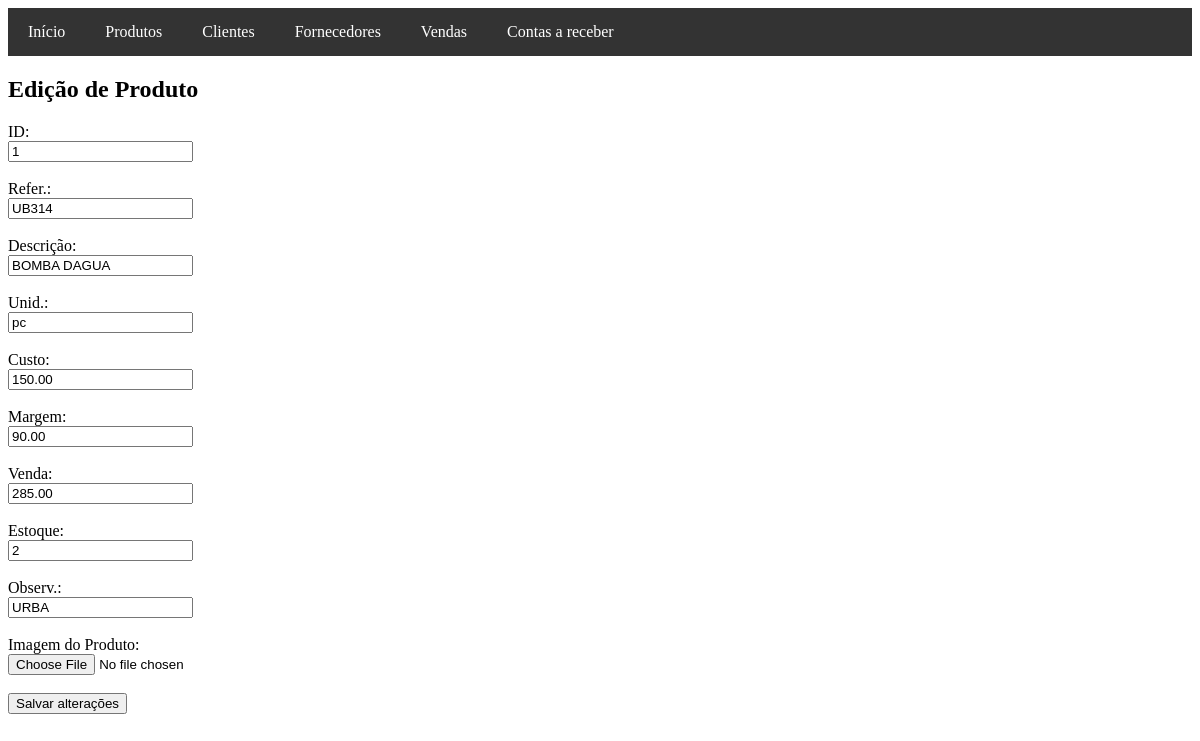
The page /produtos/editar.php?id=1 on the database its author committed.
### tables this page shows
CREATE TABLE `produtos` (
  `id` int(11) NOT NULL,
  `referencia` varchar(50) NOT NULL,
  `descricao` text DEFAULT NULL,
  `unid` varchar(10) NOT NULL,
  `custo` decimal(10,2) NOT NULL,
  `margem` decimal(5,2) NOT NULL,
  `venda` decimal(10,2) NOT NULL,
  `estoque` int(11) NOT NULL DEFAULT 0,
  `obs` varchar(255) DEFAULT NULL,
  `imagem` varchar(255) DEFAULT NULL,
  `criado_em` timestamp NOT NULL DEFAULT current_timestamp()
);

### produtos/editar.php (the view, shortened to what this page needs)
<!DOCTYPE html>
<html lang="en">
<head>
</head>
<body>
  <?php
        include_once '../includes/header.php';
        include_once '../config/conexao.php';
        $id = $_GET['id'];
        $consulta = "SELECT * FROM produtos WHERE id='$id' ";
        $sql = mysqli_query($conexao, $consulta) or die(mysqli_error($conexao));
        $row = mysqli_fetch_assoc($sql);
  ?>
<h2>Edição de Produto</h2>
<form action="salvar_alteracoes.php" method="POST" enctype="multipart/form-data">
  <label for="id">ID:</label><br>
  <input type="number" id="id" name="id" value="<?=$row['id']; ?>" readonly><br><br>
  <label for="referencia">Refer.:</label><br>
  <input type="text" id="referencia" name="referencia" value="<?=$row['referencia']?>" ><br><br>
  <label for="descricao">Descrição:</label><br>
  <input type="text" id="descricao" name="descricao"  required value="<?=$row['descricao']?>"><br><br>
  <label for="unid">Unid.:</label><br>
  <input type="text" id="unid" name="unid" required value="<?=$row['unid']?>" > <br><br>
  <label for="custo">Custo:</label><br>
  <input type="number" step="0.01" id="custo" name="custo" required value="<?=$row['custo']?>"><br><br>
  <label for="margem">Margem:</label><br>
  <input type="number" step="0.01" id="margem" name="margem" required value="<?=$row['margem']?>"><br><br>
  <label for="venda">Venda:</label><br>
  <input type="number" step="0.01" id="venda" name="venda" required value="<?=$row['venda']?>"><br><br>
  <label for="estoque">Estoque:</label><br>
  <input type="number" id="estoque" name="estoque" value="<?=$row['estoque']?>"><br><br>
  <label for="obs">Observ.:</label><br>
  <input type="text" id="obs" name="obs" value="<?=$row['obs']?>" ><br><br>
  <label for="imagem">Imagem do Produto:</label><br>
  <input type="file" id="imagem" name="imagem"><br><br>
  <input type="submit" value="Salvar alterações" name="alterar">
</form>
</body>
</html>

### rows shown on the page
produtos: id "1", referencia "UB314", descricao "BOMBA DAGUA", unid "pc", custo "150.00", margem "90.00", venda "285.00", estoque "2", obs "URBA"
